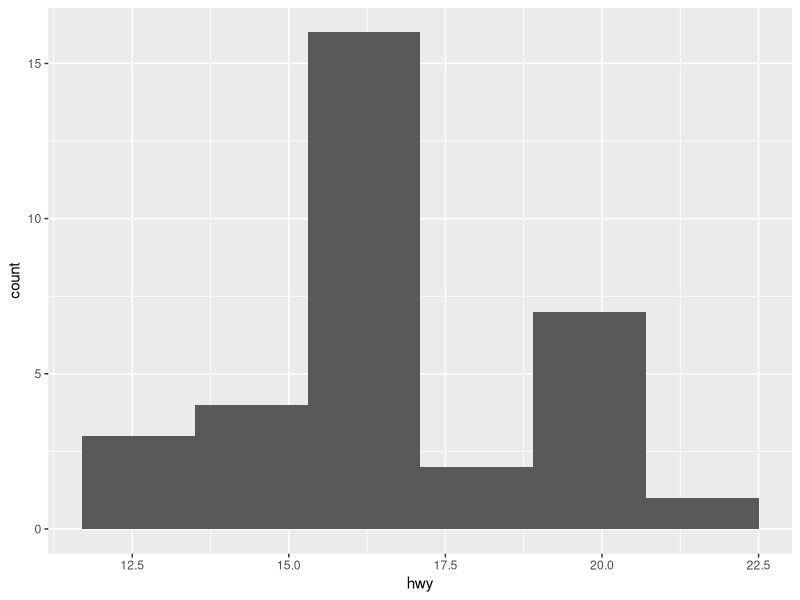

This chart was generated by the following R code:
## ---- chunk 1
knitr::opts_chunk$set(echo = TRUE)
## ---- chunk 2
library(tidyverse)
## ---- chunk 3
data <- mpg
## ---- chunk 4
View(mpg)
## ---- chunk 5
mpg %>%
  filter(class == "pickup") %>%
  ggplot() +
  geom_histogram(aes(x = hwy), binwidth = 1.8)
